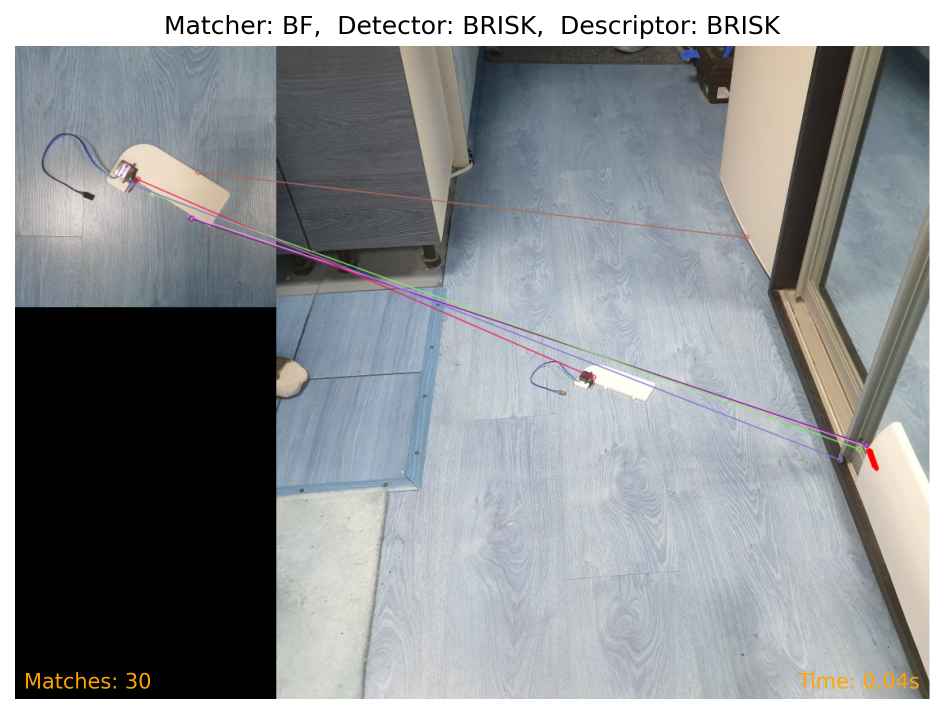
#> input picture Tests/BF-with-BRISK-BRISK.png, 1888 x 1428 px (shown at 1/2 size)
$ python -i edges_matcher.py   (imports and definitions only)
#> lines starting #> are read from the running program, lines starting #| are printed output that depends on the picture
import cv2
from color_processing import LAB_Color_Space

class EdgesMatcher:
    _scales = [1.3, 1.2, 1.1, 0.9, 0.8, 0.7]
    _templatesScaledEdges = []

    def load_template_image(self, image, scale=True):
        image = self._processColor(image)
        if scale is True:
            for scale_coff in self._scales:
                scaled_image = cv2.resize(image, (0, 0), fx=scale_coff, fy=scale_coff)
                scaled_edges = cv2.Canny(scaled_image, 50, 150)
                self._templatesScaledEdges.append((scaled_image, scaled_edges, scale_coff))
        else:
            image_edges = cv2.Canny(image, 50, 150)
            self._templatesScaledEdges.append((image_edges, 1.0))


    def match_edges(self, frame):
        frame = self._processColor(frame)
        img2 = None
        frame_edges = cv2.Canny(frame, 50, 150)

        best_max_val = -1
        best_loc = None
        best_scale = None
        for templateScaledEdges in self._templatesScaledEdges:
            scaled_image, scaled_edges, scale_coff = (templateScaledEdges)
            result = cv2.matchTemplate(frame_edges, scaled_edges, cv2.TM_CCOEFF)
            min_val, max_val, min_loc, max_loc = cv2.minMaxLoc(result)
            if max_val > best_max_val:
                best_max_val = max_val
                best_loc = max_loc
                best_scale = scale_coff

        top_left = best_loc
        #top_left = (int(top_left[0] + scaled_image.shape[1] / 4), int(top_left[1] + scaled_image.shape[0] / 4))

        bottom_right = (int(top_left[0] + scaled_image.shape[1] * best_scale), int(top_left[1] + scaled_image.shape[0] * best_scale))
        return top_left, bottom_right, best_scale

    def _processColor(self, img):
        # [6 lines of commented-out code are left out]
        return img

>>> import cv2
>>> picture = cv2.imread('Tests/BF-with-BRISK-BRISK.png')
#> picture is the input picture: shape (1428, 1888, 3); mean B, G, R 146.4, 143.8, 140.4
>>> result = EdgesMatcher().load_template_image(picture)
#> the loop in load_template_image, `for scale_coff in self._scales:` made 6 passes
#> pass 1, in load_template_image, `scaled_edges = cv2.Canny(scaled_image, 50, 150)`:
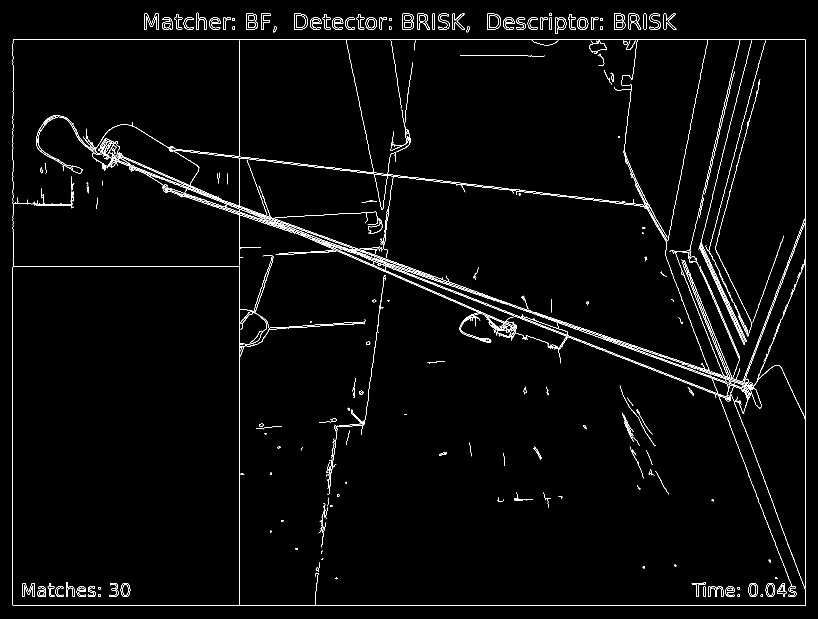
#> scaled_edges: shape (1856, 2454) (shown at 1/3 size); 1.6% white in thin lines or dots
#> pass 2, in load_template_image, `scaled_edges = cv2.Canny(scaled_image, 50, 150)`:
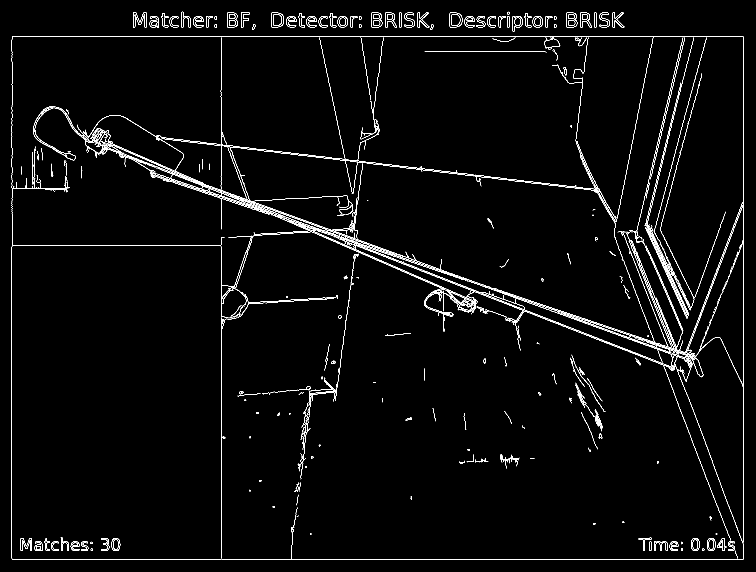
#> scaled_edges: shape (1714, 2266) (shown at 1/3 size); 1.8% white in thin lines or dots

$ run again, on Tests/BF-with-SIFT-SIFT.png
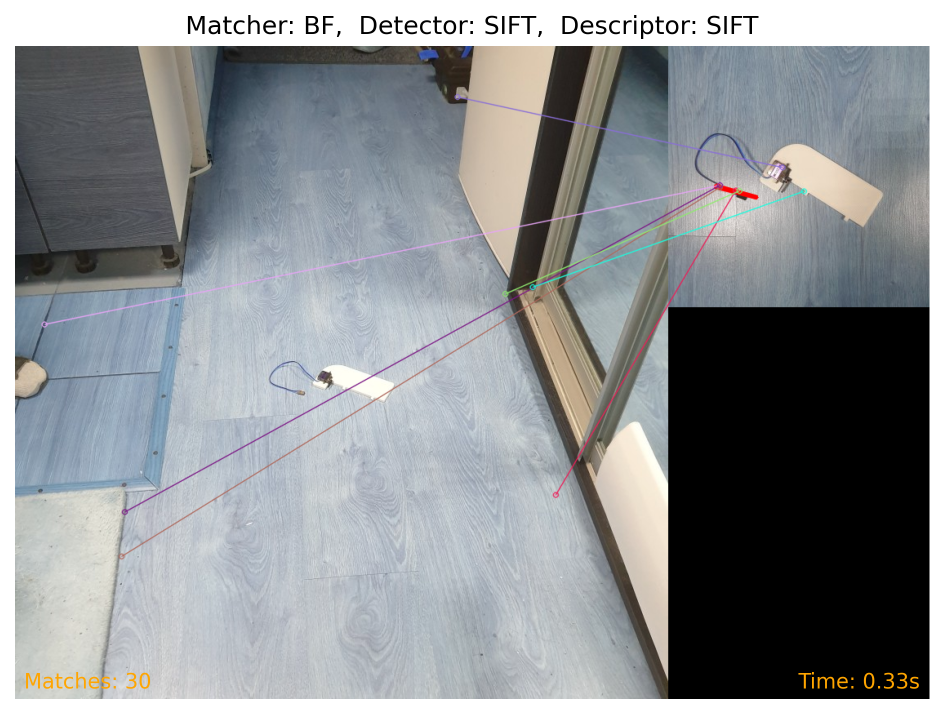
#> input picture Tests/BF-with-SIFT-SIFT.png, 1888 x 1428 px (shown at 1/2 size)
#> picture is the input picture: shape (1428, 1888, 3); mean B, G, R 146.5, 143.9, 140.4
#> the loop in load_template_image, `for scale_coff in self._scales:` made 6 passes
#> pass 1, in load_template_image, `scaled_edges = cv2.Canny(scaled_image, 50, 150)`:
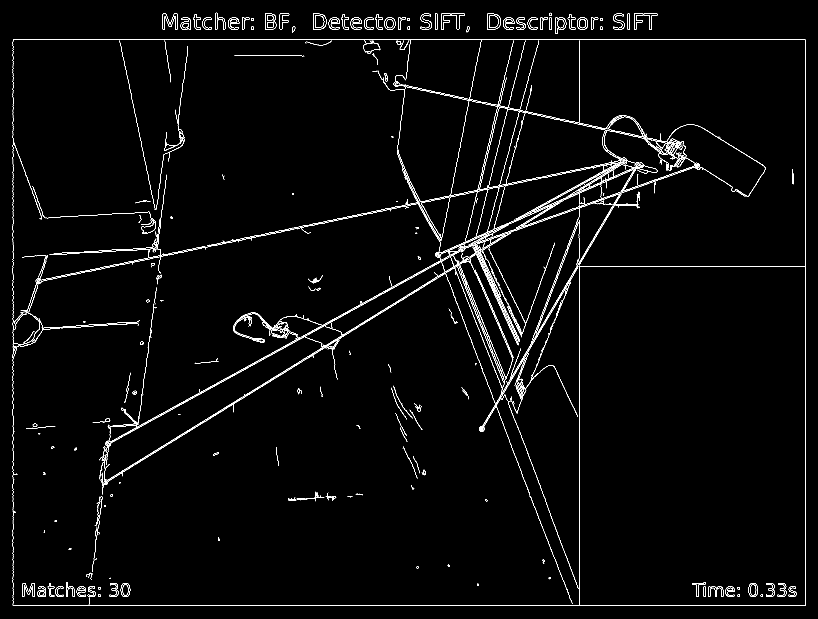
#> scaled_edges: shape (1856, 2454) (shown at 1/3 size); 1.6% white in thin lines or dots
#> pass 2, in load_template_image, `scaled_edges = cv2.Canny(scaled_image, 50, 150)`:
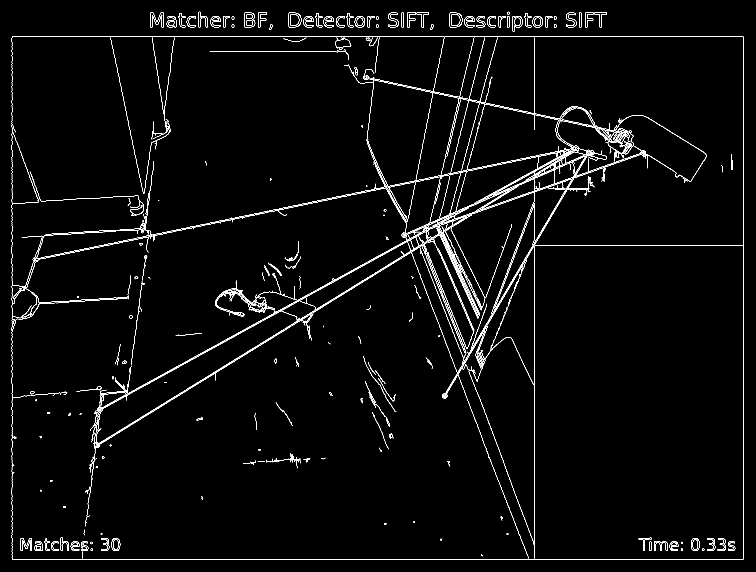
#> scaled_edges: shape (1714, 2266) (shown at 1/3 size); 1.8% white in thin lines or dots
